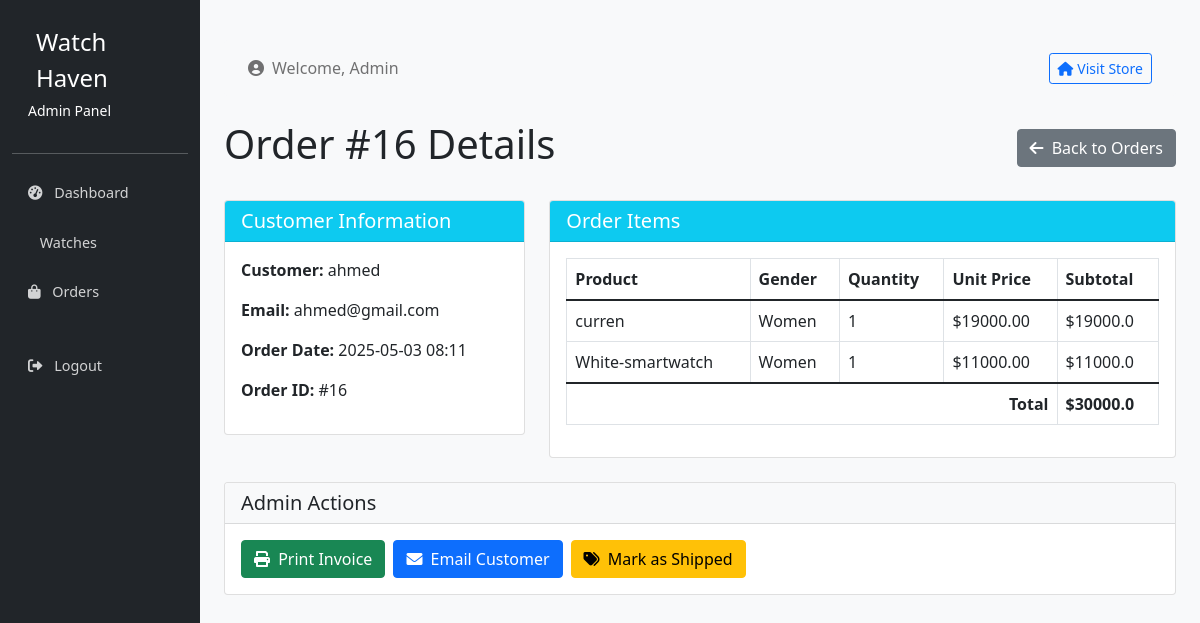
The app's page /admin/order/16 (signed in) with its own data.
### models.py (models this page shows, shortened)
class Orders(db.Model):
    id = db.Column(db.Integer, primary_key=True, autoincrement=True)
    user_id = db.Column(db.Integer, db.ForeignKey('users.id'))
    created_at = db.Column(db.TIMESTAMP, default=datetime.utcnow)
    items = db.relationship('OrderItems', backref='order', lazy=True)

class Users(db.Model):
    id = db.Column(db.Integer, primary_key=True, autoincrement=True)
    name = db.Column(db.String(100))
    email = db.Column(db.String(100), unique=True)
    password = db.Column(db.String(100))
    role = db.Column(db.Enum('user', 'admin'), default='user')
    orders = db.relationship('Orders', backref='user', lazy=True)
    cart_items = db.relationship('Cart', backref='user', lazy=True)

class OrderItems(db.Model):
    id = db.Column(db.Integer, primary_key=True, autoincrement=True)
    order_id = db.Column(db.Integer, db.ForeignKey('orders.id'))
    watch_id = db.Column(db.Integer, db.ForeignKey('watches.id'))
    quantity = db.Column(db.Integer, default=1)

class Watches(db.Model):
    id = db.Column(db.Integer, primary_key=True, autoincrement=True)
    name = db.Column(db.String(100))
    price = db.Column(db.Numeric(10, 2))
    gender = db.Column(db.Enum('men', 'women'))
    cart_items = db.relationship('Cart', backref='watch', lazy=True)
    order_items = db.relationship('OrderItems', backref='watch', lazy=True)

### routes.py (the view)
@app.route('/admin/order/<int:id>')
def admin_order_detail(id):
    return AdminOrderRoutes.order_detail(id)

### routes.py (called while the page is built)
    @staticmethod
    def check_admin():
        if 'user_id' not in session or session['user_role'] != 'admin':
            return False
        return True

    @classmethod
    def order_detail(cls, id):
        if not cls.check_admin():
            flash('Unauthorized access!')
            return redirect(url_for('index'))
        order = Orders.query.get_or_404(id)
        items = db.session.query(OrderItems, Watches).join(Watches).filter(OrderItems.order_id == order.id).all()
        total = sum(float(item[1].price) * item[0].quantity for item in items)
        return render_template('admin/order_detail.html', order=order, items=items, total=total)

### templates/admin/order_detail.html (shortened to what this page needs)
{% extends "admin/layout.html" %}
{% block content %}
<div class="d-flex justify-content-between align-items-center mb-4">
    <h1>Order #{{ order.id }} Details</h1>
    <a href="{{ url_for('admin_orders') }}" class="btn btn-secondary">
        <i class="fas fa-arrow-left me-1"></i> Back to Orders
    </a>
</div>
<div class="row">
    <div class="col-md-4 mb-4">
        <div class="card">
            <div class="card-header bg-info text-white">
                <h5 class="mb-0">Customer Information</h5>
            </div>
            <div class="card-body">
                <p><strong>Customer:</strong> {{ order.user.name }}</p>
                <p><strong>Email:</strong> {{ order.user.email }}</p>
                <p><strong>Order Date:</strong> {{ order.created_at.strftime('%Y-%m-%d %H:%M') }}</p>
                <p><strong>Order ID:</strong> #{{ order.id }}</p>
            </div>
        </div>
    </div>
    <div class="col-md-8 mb-4">
        <div class="card">
            <div class="card-header bg-info text-white">
                <h5 class="mb-0">Order Items</h5>
            </div>
            <div class="card-body">
                <div class="table-responsive">
                    <table class="table table-bordered">
                        <thead>
                            <tr>
                                <th>Product</th>
                                <th>Gender</th>
                                <th>Quantity</th>
                                <th>Unit Price</th>
                                <th>Subtotal</th>
                            </tr>
                        </thead>
                        <tbody>
                            {% for order_item, watch in items %}
                                <tr>
                                    <td>{{ watch.name }}</td>
                                    <td>{{ watch.gender|capitalize }}</td>
                                    <td>{{ order_item.quantity }}</td>
                                    <td>${{ watch.price }}</td>
                                    <td>${{ (watch.price|float * order_item.quantity)|round(2) }}</td>
                                </tr>
                            {% endfor %}
                        </tbody>
                        <tfoot>
                            <tr>
                                <th colspan="4" class="text-end">Total</th>
                                <th>${{ total }}</th>
                            </tr>
                        </tfoot>
                    </table>
                </div>
            </div>
        </div>
    </div>
</div>
<div class="card">
    <div class="card-header bg-light">
        <h5 class="mb-0">Admin Actions</h5>
    </div>
    <div class="card-body">
        <div class="d-flex gap-2">
            <button type="button" class="btn btn-success">
                <i class="fas fa-print me-1"></i> Print Invoice
            </button>
            <button type="button" class="btn btn-primary">
                <i class="fas fa-envelope me-1"></i> Email Customer
            </button>
            <button type="button" class="btn btn-warning">
                <i class="fas fa-tags me-1"></i> Mark as Shipped
            </button>
        </div>
    </div>
</div>
{% endblock %}

### templates/admin/layout.html (style rules this page uses)
body { background-color: #f8f9fa; padding-bottom: 2rem; }

### records on screen
Orders: id "16", created_at "2025-05-03 08:11"
Users: user.name "ahmed", user.email "ahmed@gmail.com"
OrderItems: name "curren", gender "Women", quantity "1", price "19000.00"
Watches: (watch.price|float*order_item.quantity)|round(2) "19000.0"
OrderItems: name "White-smartwatch", gender "Women", quantity "1", price "11000.00"
Watches: (watch.price|float*order_item.quantity)|round(2) "11000.0"

### other values on screen
{{ total }} "30000.0"
